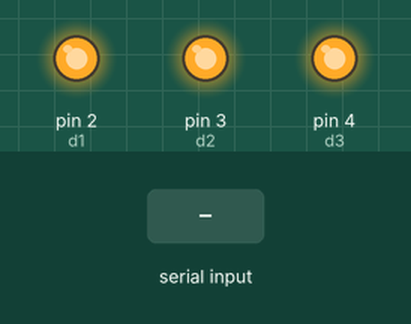
Recording of a sketch running on a simulated Arduino Uno, built with avr-gcc and run on an emulated ATmega328P. On the bench: output pins drawn as LEDs (lit = HIGH). Inputs (shaded band) come from the test bench.

Above: at 1.2 s.
1.3 s: "1" received over Serial
At 1.7 s:
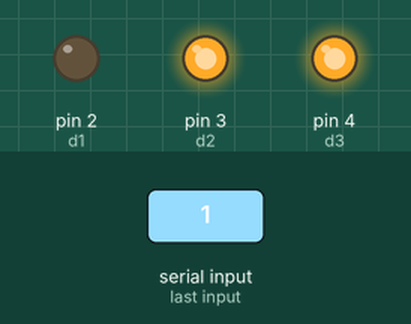
2.8 s: "3" received over Serial
At 4.0 s:
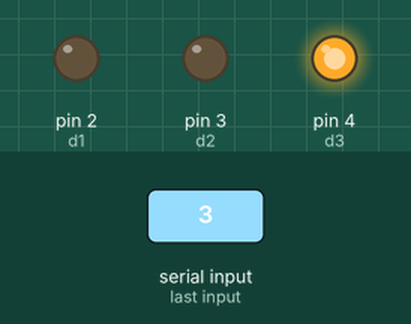
4.3 s: "2" received over Serial
At 5.2 s:
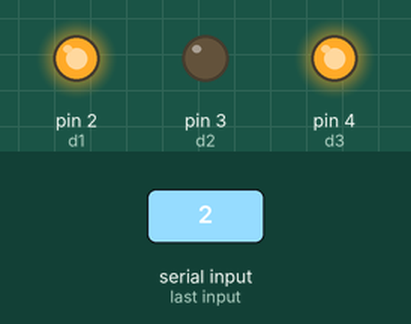
5.8 s: "5" received over Serial
At 6.4 s:
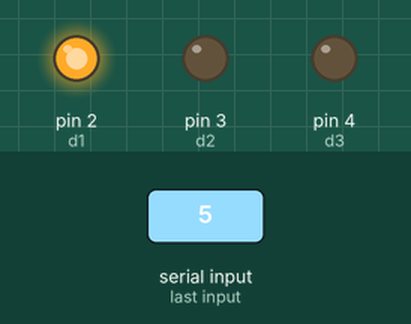
7.3 s: "4" received over Serial
At 8.5 s:
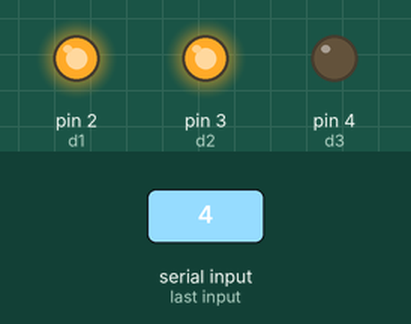
8.8 s: "6" received over Serial
At 9.9 s:
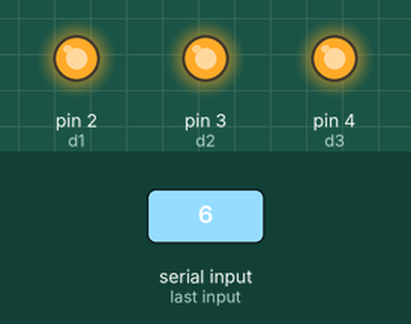
Timing chart, 0 to 11.3 s (numbered marks = the images above; inputs shaded):
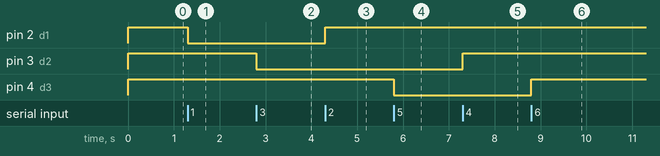

The sketch:

bt_ex.ino
```cpp
#define d1 2
#define d2 3
#define d3 4

int state = 0;

void setup() {
  Serial.begin(115200);
  // put your setup code here, to run once:
  pinMode(d1, OUTPUT);
  pinMode(d2, OUTPUT);
  pinMode(d3, OUTPUT);
  digitalWrite(d1, HIGH);
  digitalWrite(d2, HIGH);
  digitalWrite(d3, HIGH);
}

void loop() {
  // put your main code here, to run repeatedly:
  if (Serial.available()) {
    state = Serial.read();
  }

  if (state == '1') { //OFF all
    digitalWrite(d1, LOW);
  }

  if (state == '2') { //OFF all
    digitalWrite(d1, HIGH);
  }

  if (state == '3') { //OFF all
    digitalWrite(d2, LOW);
  }

  if (state == '4') { //OFF all
    digitalWrite(d2, HIGH);
  }

  if (state == '5') { //OFF all
    digitalWrite(d3, LOW);
  }

  if (state == '6') { //OFF all
    digitalWrite(d3, HIGH);
  }
}
```

Measured:
- after the input at 1.3 s, pin 2 (d1): HIGH → LOW at once
- after the input at 2.8 s, pin 3 (d2): HIGH → LOW at once
- after the input at 4.3 s, pin 2 (d1): LOW → HIGH at once
- after the input at 5.8 s, pin 4 (d3): HIGH → LOW at once
- after the input at 7.3 s, pin 3 (d2): LOW → HIGH at once
- after the input at 8.8 s, pin 4 (d3): LOW → HIGH at once
